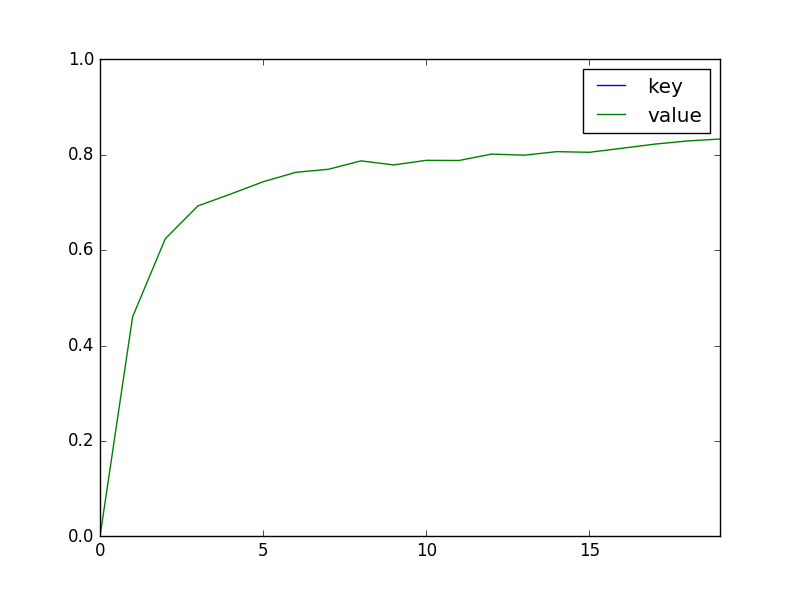

Reproduce this figure in Python.
from sklearn.datasets import fetch_20newsgroups
from sklearn.feature_extraction.text import CountVectorizer
from sklearn.feature_extraction.text import TfidfTransformer
from sklearn.linear_model import SGDClassifier
from sklearn.model_selection import GridSearchCV
from sklearn.neural_network import MLPClassifier
from sklearn.pipeline import Pipeline
from sklearn.metrics import classification_report
from sklearn import svm
from sklearn.neighbors.nearest_centroid import NearestCentroid
from sklearn.naive_bayes import MultinomialNB
from sklearn import tree
import numpy as np
from sklearn.datasets import fetch_20newsgroups
from sklearn import metrics
newsgroups_train = fetch_20newsgroups(subset='train')
from pprint import pprint
import pandas as pd
#categories = list(newsgroups_train.target_names)[0:4]
categories =[
 'alt.atheism',
 'comp.graphics',
# 'comp.os.ms-windows.misc',
#'comp.sys.ibm.pc.hardware',
# 'comp.sys.mac.hardware',
# 'comp.windows.x',
 'misc.forsale',
 'rec.autos',
# 'rec.motorcycles',
# 'rec.sport.baseball',
# 'rec.sport.hockey',
 'sci.crypt',
# 'sci.electronics',
# 'sci.med',
# 'sci.space',
 'soc.religion.christian',
 'talk.politics.guns',
# 'talk.politics.mideast',
# 'talk.politics.misc',
# 'talk.religion.misc'
]
print(categories)


newsgroups_train = fetch_20newsgroups(subset='train',
                                     #remove=('headers', 'footers', 'quotes'),
                                     categories=categories)
newsgroups_test = fetch_20newsgroups(subset='test',
                                     #remove=('headers', 'footers', 'quotes'),
                                     categories=categories)

count_vect = CountVectorizer(stop_words='english',ngram_range=(1,2),token_pattern=u'(?u)\\b[a-zA-Z]{2,20}\\b',min_df=0.005,max_df=0.5)#min_df=0.0001, max_df=0.5)#
print(count_vect)
X_train_counts = count_vect.fit_transform(newsgroups_train.data)

tfidf_transformer = TfidfTransformer(use_idf=True)
X_train_tfidf = tfidf_transformer.fit_transform(X_train_counts)
j = []

for i in range(0,20):
    clf = MultinomialNB(alpha=.01)
    if(i==0):
        j.append(0)
        continue
    clf.fit(X_train_tfidf[0:20*i], newsgroups_train.target[0:20*i])
    
    
    vectors_test2 = count_vect.transform(newsgroups_test.data)
    vectors_test = tfidf_transformer.transform(vectors_test2)
    pred = clf.predict(vectors_test)
    j.append(metrics.precision_score(newsgroups_test.target, pred, average='macro'))
df4 = pd.DataFrame({"key": i, "value": j})
#df4 = pd.DataFrame.from_dict(df3,orient='index').T
#df4.plot(kind='barh', rot=0,ylim=1)
df4.plot()
import matplotlib.pyplot as plt
plt.ylim(0, 1.0)
plt.show()
